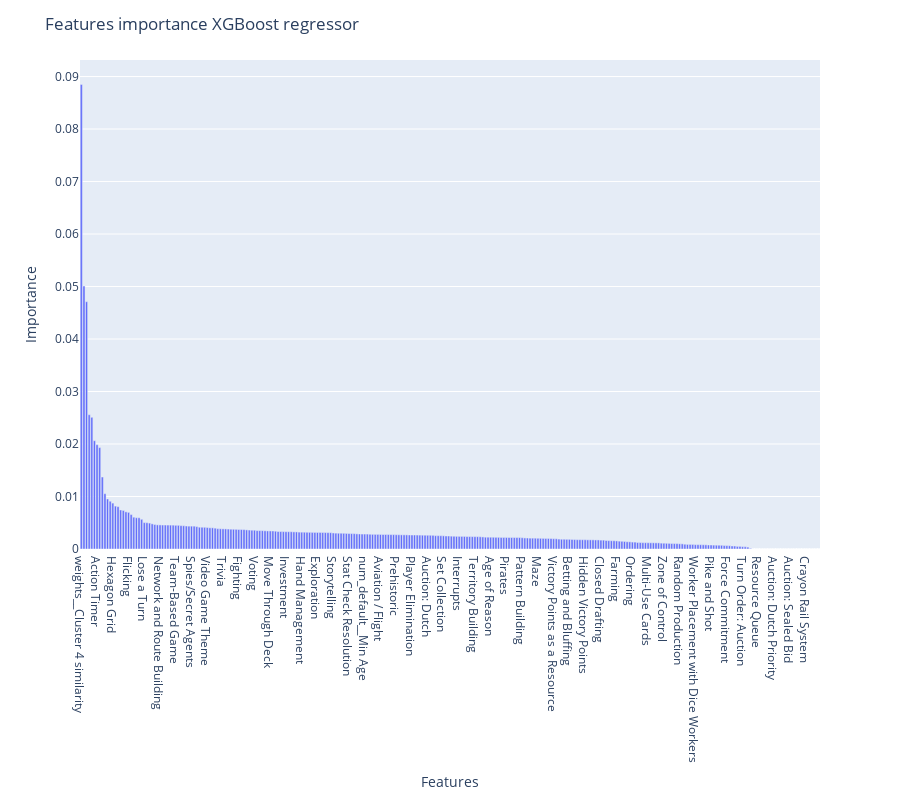

Notebook code for this chart:
### Markdown cell above
Hyperparameter fined tuned for the final model

### Code cell
df_X_train_prep=pd.DataFrame(X_train_prep)
df_features_importances = pd.Series(rnd_search.best_estimator_.feature_importances_, index= df_X_train_prep.columns).sort_values(ascending=False)

fig = px.bar(x = df_features_importances.index, y = df_features_importances, height=800, labels=dict(y="Importance", x="Features"))
fig.update_layout(title_text='Features importance XGBoost regressor')
fig.update_layout(showlegend=False) 
fig.show()

### Figure 1 — Plotly figure (JSON) as saved in the notebook; plotly's stock layout.template omitted (floating-point values rounded to 4 significant figures; data arrays with more than 128 entries replaced by an {"elided": "..."} marker saying what was removed)
{"data": [{"alignmentgroup": "True", "hovertemplate": "Features=%{x}<br>Importance=%{y}<extra></extra>", "legendgroup": "", "marker": {"color": "#636efa", "pattern": {"shape": ""}}, "name": "", "offsetgroup": "", "orientation": "v", "showlegend": false, "textposition": "auto", "type": "bar", "x": {"elided": "282 str values"}, "xaxis": "x", "y": {"elided": "282 float values"}, "yaxis": "y"}], "layout": {"barmode": "relative", "height": 800, "legend": {"tracegroupgap": 0}, "margin": {"t": 60}, "showlegend": false, "title": {"text": "Features importance XGBoost regressor"}, "xaxis": {"anchor": "y", "domain": [0, 1], "title": {"text": "Features"}}, "yaxis": {"anchor": "x", "domain": [0, 1], "title": {"text": "Importance"}}}}
